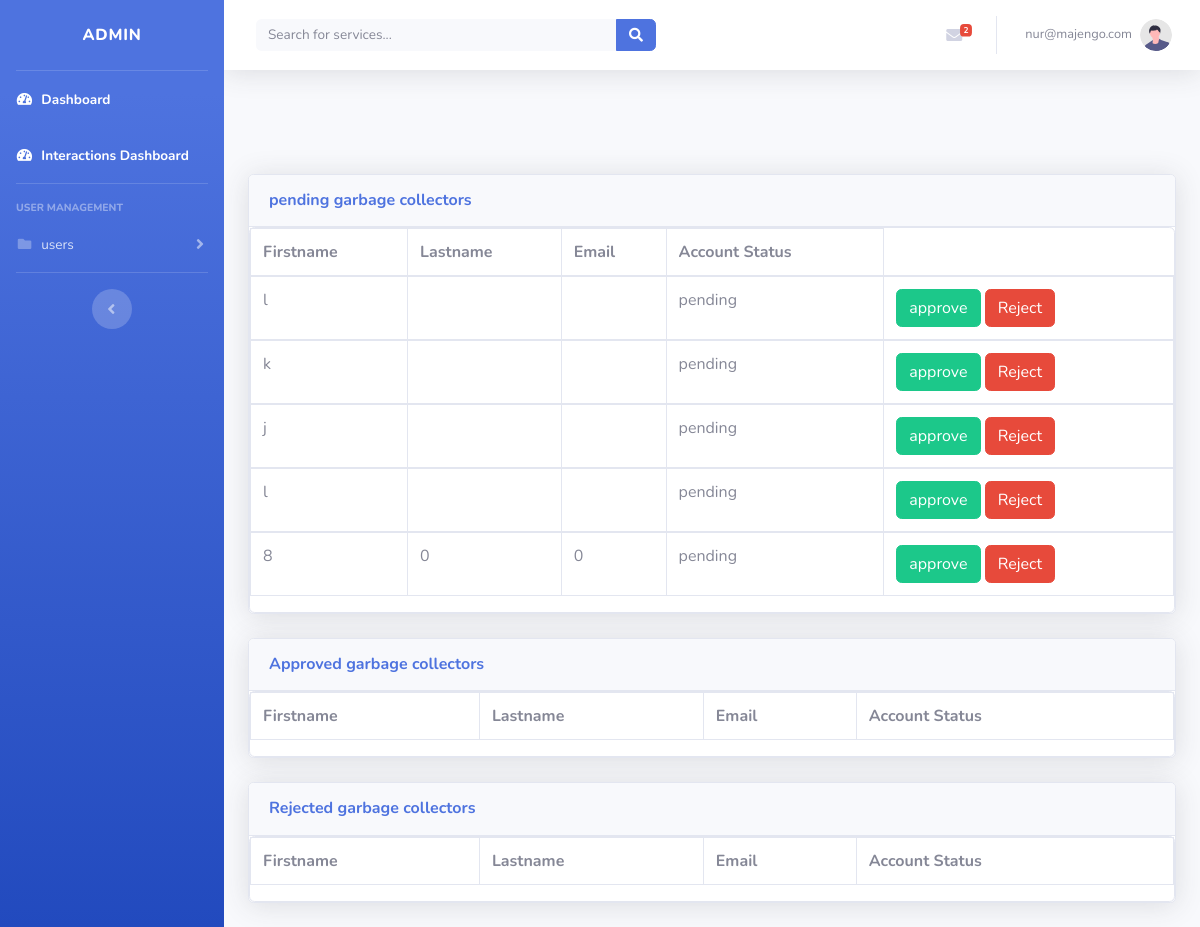
The app's page /staff/admin/view_garbage_collector.php (signed in) with its own data.
### tables this page shows
CREATE TABLE `garbage_collectors` (
  `id` int(11) NOT NULL,
  `firstname` varchar(11) NOT NULL,
  `lastname` varchar(11) NOT NULL,
  `email` varchar(11) NOT NULL,
  `password` varchar(11) NOT NULL,
  `account_status` enum('pending','approved','rejected') NOT NULL DEFAULT 'pending',
  `profession` varchar(50) NOT NULL DEFAULT 'garbage_collector',
  `availability` enum('available','booked') NOT NULL DEFAULT 'available',
  `gender` varchar(50) NOT NULL,
  `adress` varchar(50) NOT NULL
);

### staff/admin/view_garbage_collector.php (the view, shortened to what this page needs)
<?php
include("sidebar.php");
include("topbar.php");
?>
<!DOCTYPE html>
<html lang="en">
<head>
    <link href="../../assets/vendor/fontawesome-free/css/all.min.css" rel="stylesheet" type="text/css">
    <link href="../../assets/css/sb-admin-2.min.css" rel="stylesheet">
    <link href="../../assets/vendor/datatables/dataTables.bootstrap4.min.css" rel="stylesheet">
</head>
<body id="page-top">
    <div id="wrapper">
        <div id="content-wrapper" class="d-flex flex-column">
            <div id="content">
                <div class="container-fluid">
                    <div class="invinsible">
                   </div>
                    <div class="card shadow mb-4">
                        <div class="card-header py-3">
                            <h6 class="m-0 font-weight-bold text-primary">pending garbage collectors</h6>
                        </div>
                        <div class="card">
                            <div class="table-responsive"  >
                            <table class="table table-bordered" id="appointment">
                                    <th>Firstname</th>
                                    <th>Lastname</th>
                                    <th>Email</th>
                                    <th>Account Status</th>
                                        <?php
                                        $result=$mysqli->query("select * from garbage_collectors where account_status='pending'  order by id desc") or die($mysqli->error);
                                        while($row=$result->fetch_assoc())
                                        {
                                            echo
                                            "
                                            <tbody>
                                           <td>".$row['firstname']."</td>
                                           <td>".$row['lastname']."</td>
                                           <td>".$row['email']."</td>
                                           <td>".$row['account_status']."</td>
                                           <td> <a href='view_garbage_collector.php?ap_garbage=$row[id]' class='btn btn-success'>approve<a>
                                           <a href='view_garbage_collector.php?rj_garbage=$row[id]' class='btn btn-danger'>Reject<a></td>
                                            </tbody>
                                            ";
                                        }
                                        ?>
                                 </table>
                            </div>
                        </div>
                    </div>
                    <div class="card shadow mb-4">
                        <div class="card-header py-3">
                            <h6 class="m-0 font-weight-bold text-primary">Approved garbage collectors</h6>
                        </div>
                        <div class="card">
                            <div class="table-responsive"  >
                            <table class="table table-bordered" id="appointment">
                                    <th>Firstname</th>
                                    <th>Lastname</th>
                                    <th>Email</th>
                                    <th>Account Status</th>
                                 </table>
                            </div>
                        </div>
                    </div>
<div class="card shadow mb-4">
    <div class="card-header py-3">
        <h6 class="m-0 font-weight-bold text-primary">Rejected garbage collectors</h6>
    </div>
    <div class="card">
        <div class="table-responsive"  >
        <table class="table table-bordered" id="appointment">
                <th>Firstname</th>
                <th>Lastname</th>
                <th>Email</th>
                <th>Account Status</th>
             </table>
        </div>
    </div>
</div>
            </div>
        </div>
    </div>
</body>
</html>

### records on screen
garbage_collectors: firstname "l", account_status "pending"
garbage_collectors: firstname "k", account_status "pending"
garbage_collectors: firstname "j", account_status "pending"
garbage_collectors: firstname "l", account_status "pending"
garbage_collectors: firstname "8", lastname "0", email "0", account_status "pending"

### other values on screen
$staffcount "2"
$user "nur@majengo.com"
